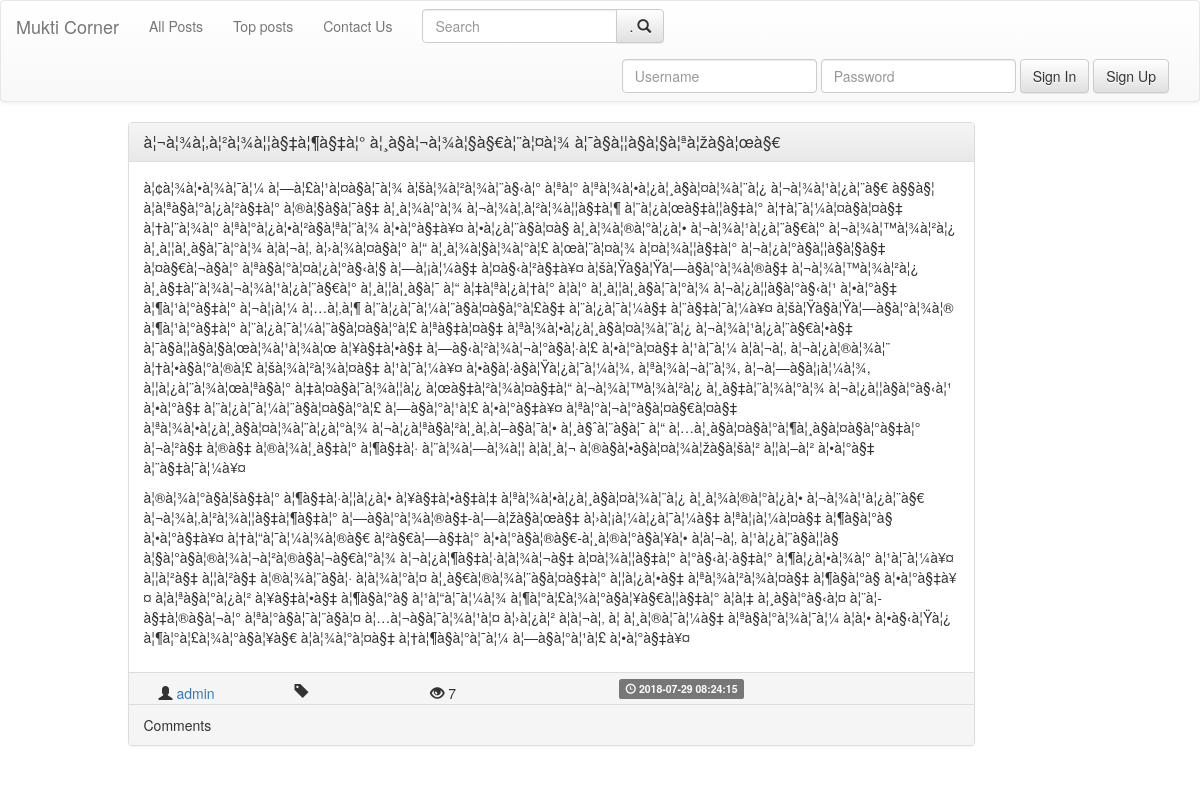
/posts/post.php?id=19, run on the app's committed database.
### tables this page shows
CREATE TABLE `posts` (
  `postID` int(11) NOT NULL,
  `postTitle` varchar(200) NOT NULL,
  `postDesc` varchar(10000) NOT NULL,
  `postTime` timestamp NOT NULL DEFAULT CURRENT_TIMESTAMP ON UPDATE CURRENT_TIMESTAMP,
  `postTag` varchar(40) NOT NULL,
  `postAuthor` varchar(40) NOT NULL
);

CREATE TABLE `user_post` (
  `postAuthor` varchar(40) NOT NULL,
  `postID` int(11) NOT NULL,
  `postLikes` int(11) NOT NULL DEFAULT '0',
  `postDisLikes` int(11) NOT NULL,
  `postComments` int(11) NOT NULL DEFAULT '0',
  `postViews` int(11) NOT NULL DEFAULT '0'
);

### include/algos.php (called while the page is built, shortened)
<?php
function increament_views($id , $author) {
  include("../db/dbconnect.php");
  $query="SELECT *
          FROM user_post
          WHERE postID='$id'
          ";
  $result=mysqli_query($conn , $query);
  if($result==true) {
      if(mysqli_num_rows($result) == 1) {
          while($row = mysqli_fetch_assoc($result)) {
              $views=$row['postViews'];
              $views = $views + 1;
              $query="UPDATE user_post
                      SET postViews='$views'
                      WHERE postID='$id'
                      ";
              $res=mysqli_query($conn , $query);
              return $row['postViews'];
          }
      }
  } else {
      echo "Failed to load views";
  }
}
return 0;
?>

### include/frame_post.php (the view, shortened to what this page needs)
<?php
	include_once("bootstrap_cdn.php");
?>
<div class="container">
		<div class="row">
			<div class="col-md-9 col-md-offset-1">
			<div class="panel panel-default">
		  		<div class="panel-heading">
		    		<h3 class="panel-title">
		    			<a href=<?php echo "post.php?id="; echo $id; ?> ><?php echo $title; ?></a>
		    		</h3>
		  		</div>
		  		<div class="panel-body">
						<?php
							echo $desc;
		    		?>
		  		</div>
		  		<div class="panel-footer">
						<span class="col-sm-2">
				  			<span class="glyphicon glyphicon-user" aria-hidden="true"></span>
				  			<a href=<?php echo "../users/profile.php?user="; echo $author; ?> >
										<?php echo $author?>
				  			</a>
					</span>
					<span class="col-sm-2">
							<span class="glyphicon glyphicon-tag" aria-hidden="true"></span>
					</span>
						<span class="col-sm-3">
							<?php
								 if(isset($views)) {
									 echo "<span class='glyphicon glyphicon-eye-open' aria-hidden='true'></span>"." ".$views;
								 }
							?>
						</span>
		  			<span class="label label-default">
							<span class="glyphicon glyphicon-time" aria-hidden="true"></span> <?php echo $time ?>
						</span>
		  		</div>
			<?php
					if(isset($_REQUEST['id'])) {
							include("../posts/comments.php");
					}
			?>
			</div>
		</div>
		</div>
</div>

### data on the page
posts: postTitle "à¦¬à¦¾à¦‚à¦²à¦¾à¦¦à§‡à¦¶à§‡à¦° à¦¸à§à¦¬à¦¾à¦§à§€à¦¨à¦¤à¦¾ à¦¯à§à¦¦à§à¦§à¦ªà¦žà§à¦œà§€", postDesc "à¦¢à¦¾à¦•à¦¾à¦¯à¦¼ à¦—à¦£à¦¹à¦¤à§à¦¯à¦¾ à¦šà¦¾à¦²à¦¾à¦¨à§‹à¦° à¦ªà¦° à¦ªà¦¾à¦•à¦¿à¦¸à§à¦¤à¦¾à¦¨à¦¿ à¦¬à¦¾à¦¹à¦¿à¦¨à§€ à§§à§¦ à¦à¦ªà§à¦°à¦¿à¦²à§‡à¦° à¦®à¦§à§à¦¯à§‡ à¦¸à¦¾à¦°à¦¾ à¦¬à¦¾à¦‚à¦²à¦¾à¦¦à§‡à¦¶ à¦¨à¦¿à¦œà§‡à¦¦à§‡à¦° à¦†à¦¯à¦¼à¦¤à§à¦¤à§‡ à¦†à¦¨à¦¾à¦° à¦ªà¦°à¦¿à¦•à¦²à§à¦ªà¦¨à¦¾ à¦•à¦°à§‡à¥¤ à¦•à¦¿à¦¨à§à¦¤à§ à¦¸à¦¾à¦®à¦°à¦¿à¦• à¦¬à¦¾à¦¹à¦¿à¦¨à§€à¦° à¦¬à¦¾à¦™à¦¾à¦²à¦¿ à¦¸à¦¦à¦¸à§à¦¯à¦°à¦¾ à¦à¦¬à¦‚ à¦›à¦¾à¦¤à§à¦° à¦“ à¦¸à¦¾à¦§à¦¾à¦°à¦£ à¦œà¦¨à¦¤à¦¾ à¦¤à¦¾à¦¦à§‡à¦° à¦¬à¦¿à¦°à§à¦¦à§à¦§à§‡ à¦¤à§€à¦¬à§à¦° à¦ªà§à¦°à¦¤à¦¿à¦°à§‹à¦§ à¦—à¦¡à¦¼à§‡ à¦¤à§‹à¦²à§‡à¥¤ à¦šà¦Ÿà§à¦Ÿà¦—à§à¦°à¦¾à¦®à§‡ à¦¬à¦¾à¦™à¦¾à¦²à¦¿ à¦¸à§‡à¦¨à¦¾à¦¬à¦¾à¦¹à¦¿à¦¨à§€à¦° à¦¸à¦¦à¦¸à§à¦¯ à¦“ à¦‡à¦ªà¦¿à¦†à¦°…", postAuthor "admin", views "7", postTime "2018-07-29 08:24:15"
